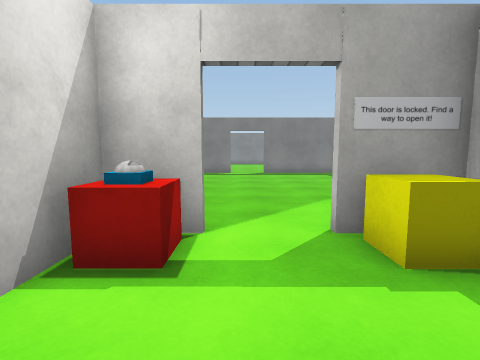
view 1 (above)

14 first-person views from a walk through a scene from a Unity 3-D project. The camera is 1.3 m above the floor, tilts 6° down and sees 85° across. Doors are open. The floor is counted in squares, 1 m on a side. Each view is taken from the middle of a square. On the plan, view 1 faces up. The plan holds only what a view shows up to about 13 squares ahead; the rest is blank. The place goes on beyond the plan. The player character is not drawn. Some surface patterns are stand-ins.

view 2
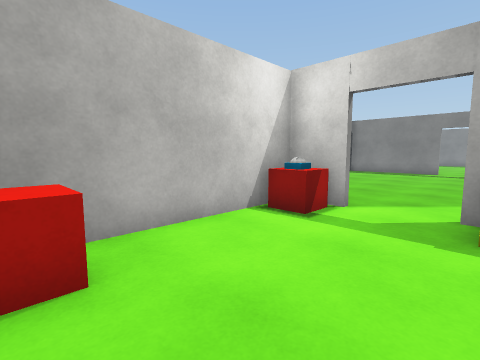

view 3
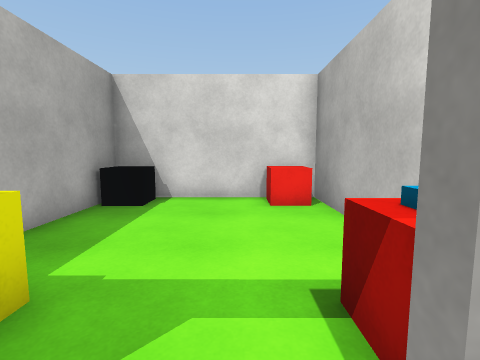

view 4
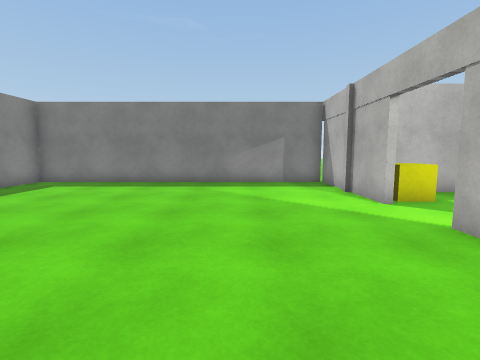

view 5
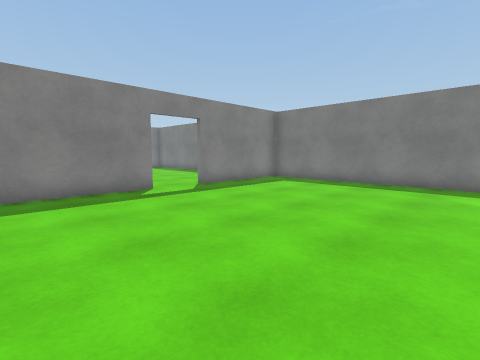

view 6
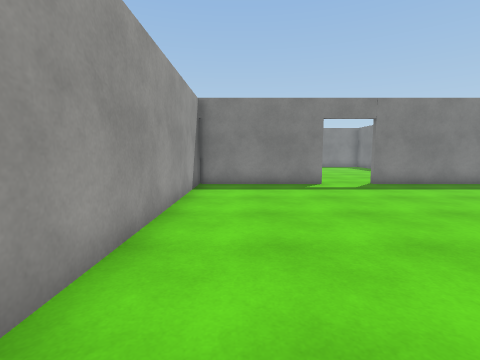

view 7
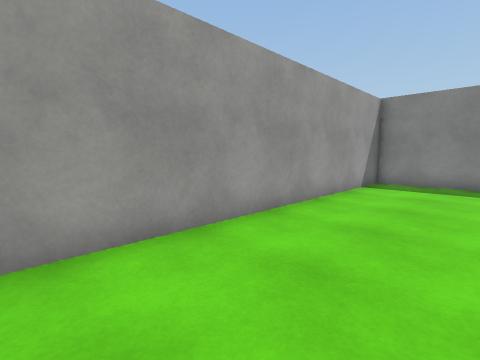

view 8
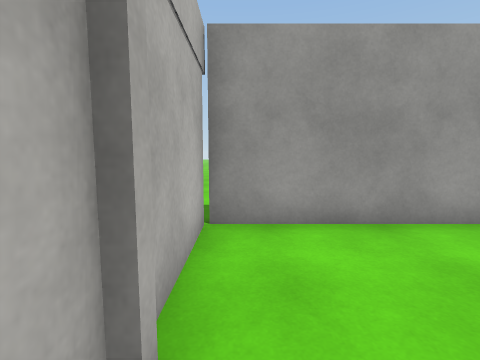

view 9
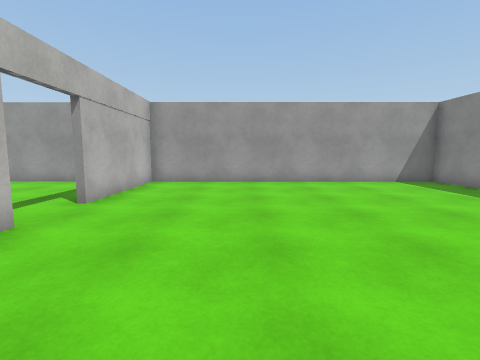

view 10
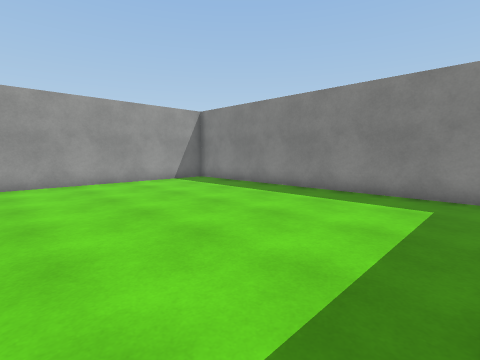

view 11
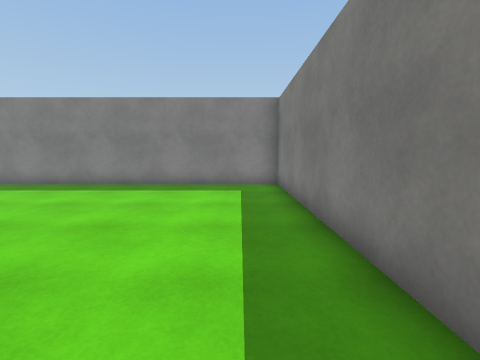

view 12
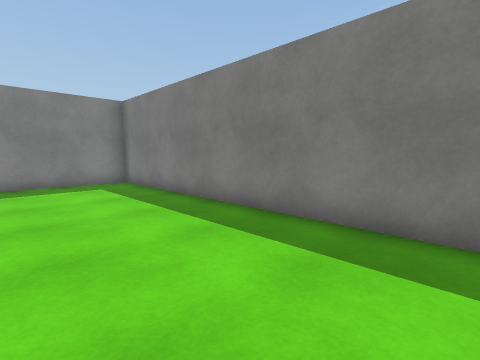

view 13
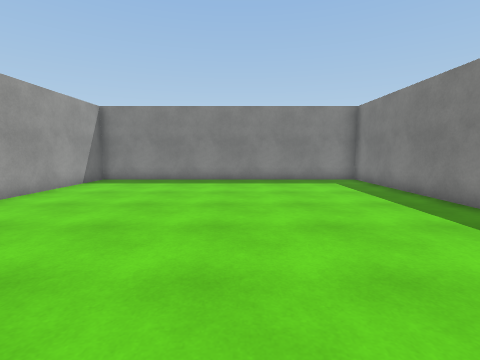

view 14
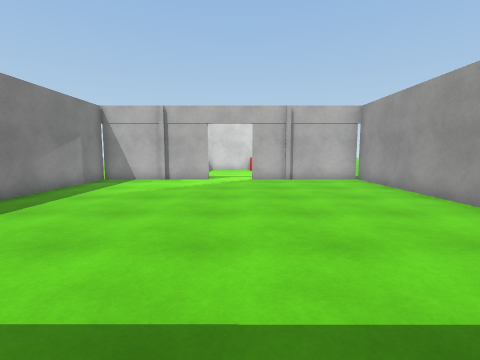

### Floor plan
Ten units are one square. View 1 is at (0, 0); x grows to the right and y downward. Boxes are objects, and circles mark ways between rooms. Rooms are numbered by the first view taken in them; rooms with no view inside come last. Other rooms are left out.
<svg viewBox="-62 -301 133 332">
<path fill="none" stroke="#000" d="M-5 -41 -22 -41M36 -41 15 -41M-22 -46 -22 26 36 26 36 -46M-5 -168 -56 -168M15 -44 36 -44M-22 -44 -5 -44M38 -44 66 -44 66 -168 15 -168M-57 -170 -57 -44 -24 -44M66 -181 66 -296 -57 -296 -57 -170M-56 -171 -5 -171"/>
<rect x="-15" y="5" width="10" height="20" fill="#bbb"><title>other object</title></rect>
<rect x="-15" y="-35" width="10" height="10" fill="#bbb"><title>other object</title></rect>
<rect x="15" y="-35" width="20" height="10" fill="#bbb"><title>other object</title></rect>
<rect x="25" y="5" width="10" height="20" fill="#bbb"><title>other object</title></rect>
<circle cx="10" cy="-40" r="3" fill="#2a7"/>
<circle cx="5" cy="-170" r="3" fill="#2a7"/>
<text x="10" y="-10">1</text>
<text x="0" y="-110">2</text>
<text x="0" y="-240">3</text>
</svg>
Room 1 opens to room 2. Room 2 opens to room 3.

Where each view was taken, in squares from view 1:
view 1: 0 up, 0 right, facing up
view 2: 2 down, 2 right, facing up-left
view 3: 5 up, 0 right, facing down
view 4: 8 up, 5 left, facing right
view 5: 8 up, 5 left, facing up-right
view 6: 6 up, 4 left, facing up
view 7: 5 up, 2 left, facing up-left
view 8: 5 up, 1 left, facing left
view 9: 21 up, 6 right, facing left
view 10: 21 up, 6 right, facing up-left
view 11: 19 up, 5 right, facing up
view 12: 18 up, 2 right, facing up-right
view 13: 17 up, 1 right, facing up
view 14: 17 up, 0 right, facing down
